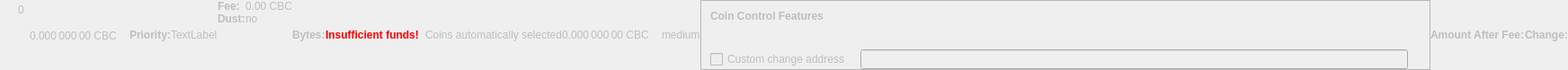
    <widget class="QWidget" name="dummyHideWidget" native="true">
     <property name="enabled">
      <bool>false</bool>
     </property>
     <property name="maximumSize">
      <size>
       <width>100</width>
       <height>22</height>
      </size>
     </property>
     <layout class="QHBoxLayout" name="dummyHideLayout">
      <property name="spacing">
       <number>0</number>
      </property>
      <property name="margin">
       <number>0</number>
      </property>
      <item>
       <layout class="QFormLayout" name="formLayoutCoinControl1">
        <property name="horizontalSpacing">
         <number>10</number>
        </property>
        <property name="verticalSpacing">
         <number>14</number>
        </property>
        <property name="leftMargin">
         <number>10</number>
        </property>
        <property name="topMargin">
         <number>4</number>
        </property>
        <property name="rightMargin">
         <number>6</number>
        </property>
        <item row="0" column="1">
         <widget class="QLabel" name="labelCoinControlBytes">
          <property name="cursor">
           <cursorShape>IBeamCursor</cursorShape>
          </property>
          <property name="contextMenuPolicy">
           <enum>Qt::ActionsContextMenu</enum>
          </property>
          <property name="text">
           <string notr="true">0</string>
          </property>
          <property name="textInteractionFlags">
           <set>Qt::LinksAccessibleByMouse|Qt::TextSelectableByKeyboard|Qt::TextSelectableByMouse</set>
          </property>
         </widget>
        </item>
       </layout>
      </item>
      <item>
       <widget class="QLabel" name="labelCoinControlAfterFee">
        <property name="enabled">
         <bool>false</bool>
        </property>
        <property name="sizePolicy">
         <sizepolicy hsizetype="Fixed" vsizetype="Fixed">
          <horstretch>0</horstretch>
          <verstretch>0</verstretch>
         </sizepolicy>
        </property>
        <property name="minimumSize">
         <size>
          <width>111</width>
          <height>12</height>
         </size>
        </property>
        <property name="maximumSize">
         <size>
          <width>111</width>
          <height>12</height>
         </size>
        </property>
        <property name="cursor">
         <cursorShape>IBeamCursor</cursorShape>
        </property>
        <property name="contextMenuPolicy">
         <enum>Qt::ActionsContextMenu</enum>
        </property>
        <property name="text">
         <string notr="true">0.000 000 00 CBC</string>
        </property>
        <property name="textInteractionFlags">
         <set>Qt::LinksAccessibleByMouse|Qt::TextSelectableByKeyboard|Qt::TextSelectableByMouse</set>
        </property>
       </widget>
      </item>
      <item>
       <widget class="QLabel" name="labelCoinControlPriorityText">
        <property name="enabled">
         <bool>false</bool>
        </property>
        <property name="font">
         <font>
          <weight>75</weight>
          <bold>true</bold>
         </font>
        </property>
        <property name="text">
         <string>Priority:</string>
        </property>
       </widget>
      </item>
      <item>
       <layout class="QHBoxLayout" name="horizontalLayout">
        <item>
         <widget class="QLabel" name="WarningLabel">
          <property name="text">
           <string>TextLabel</string>
          </property>
         </widget>
        </item>
       </layout>
      </item>
      <item>
       <layout class="QFormLayout" name="formLayoutCoinControl3">
        <property name="horizontalSpacing">
         <number>0</number>
        </property>
        <property name="verticalSpacing">
         <number>0</number>
        </property>
        <property name="leftMargin">
         <number>0</number>
        </property>
        <property name="topMargin">
         <number>0</number>
        </property>
        <property name="rightMargin">
         <number>0</number>
        </property>
        <item row="0" column="0">
         <widget class="QLabel" name="labelCoinControlFeeText">
          <property name="enabled">
           <bool>false</bool>
          </property>
          <property name="font">
           <font>
            <weight>75</weight>
            <bold>true</bold>
           </font>
          </property>
          <property name="text">
           <string>Fee:</string>
          </property>
          <property name="margin">
           <number>0</number>
          </property>
         </widget>
        </item>
        <item row="0" column="1">
         <widget class="QLabel" name="labelCoinControlFee">
          <property name="enabled">
           <bool>false</bool>
          </property>
          <property name="cursor">
           <cursorShape>IBeamCursor</cursorShape>
          </property>
          <property name="contextMenuPolicy">
           <enum>Qt::ActionsContextMenu</enum>
          </property>
          <property name="text">
           <string notr="true">0.00 CBC</string>
          </property>
          <property name="textInteractionFlags">
           <set>Qt::LinksAccessibleByMouse|Qt::TextSelectableByKeyboard|Qt::TextSelectableByMouse</set>
          </property>
         </widget>
        </item>
        <item row="1" column="0">
         <widget class="QLabel" name="labelCoinControlLowOutputText">
          <property name="enabled">
           <bool>false</bool>
          </property>
          <property name="font">
           <font>
            <weight>75</weight>
            <bold>true</bold>
           </font>
          </property>
          <property name="text">
           <string>Dust:</string>
          </property>
         </widget>
        </item>
        <item row="1" column="1">
         <widget class="QLabel" name="labelCoinControlLowOutput">
          <property name="enabled">
           <bool>false</bool>
          </property>
          <property name="cursor">
           <cursorShape>IBeamCursor</cursorShape>
          </property>
          <property name="contextMenuPolicy">
           <enum>Qt::ActionsContextMenu</enum>
          </property>
          <property name="text">
           <string>no</string>
          </property>
          <property name="textInteractionFlags">
           <set>Qt::LinksAccessibleByMouse|Qt::TextSelectableByKeyboard|Qt::TextSelectableByMouse</set>
          </property>
         </widget>
        </item>
       </layout>
      </item>
      <item>
       <widget class="QLabel" name="labelCoinControlBytesText">
        <property name="enabled">
         <bool>false</bool>
        </property>
        <property name="font">
         <font>
          <weight>75</weight>
          <bold>true</bold>
         </font>
        </property>
        <property name="text">
         <string>Bytes:</string>
        </property>
       </widget>
      </item>
      <item>
       <layout class="QFormLayout" name="formLayoutCoinControl2">
        <property name="horizontalSpacing">
         <number>0</number>
        </property>
        <property name="verticalSpacing">
         <number>0</number>
        </property>
        <property name="leftMargin">
         <number>0</number>
        </property>
        <property name="topMargin">
         <number>0</number>
        </property>
        <property name="rightMargin">
         <number>0</number>
        </property>
       </layout>
      </item>
      <item>
       <layout class="QHBoxLayout" name="horizontalLayoutCoinControl2">
        <property name="spacing">
         <number>0</number>
        </property>
        <property name="bottomMargin">
         <number>0</number>
        </property>
       </layout>
      </item>
      <item>
       <widget class="QLabel" name="labelCoinControlInsuffFunds">
        <property name="enabled">
         <bool>false</bool>
        </property>
        <property name="minimumSize">
         <size>
          <width>0</width>
          <height>0</height>
         </size>
        </property>
        <property name="font">
         <font>
          <weight>75</weight>
          <bold>true</bold>
         </font>
        </property>
        <property name="styleSheet">
         <string notr="true">color:red;font-weight:bold;</string>
        </property>
        <property name="text">
         <string>Insufficient funds!</string>
        </property>
        <property name="margin">
         <number>5</number>
        </property>
       </widget>
      </item>
      <item>
       <layout class="QFormLayout" name="formLayoutCoinControl4">
        <property name="horizontalSpacing">
         <number>0</number>
        </property>
        <property name="verticalSpacing">
         <number>0</number>
        </property>
        <property name="leftMargin">
         <number>0</number>
        </property>
        <property name="topMargin">
         <number>0</number>
        </property>
        <property name="rightMargin">
         <number>0</number>
        </property>
       </layout>
      </item>
      <item>
       <widget class="QLabel" name="labelCoinControlChangeLabel">
        <property name="enabled">
         <bool>false</bool>
        </property>
        <property name="sizePolicy">
         <sizepolicy hsizetype="Preferred" vsizetype="Expanding">
          <horstretch>0</horstretch>
          <verstretch>0</verstretch>
         </sizepolicy>
        </property>
        <property name="minimumSize">
         <size>
          <width>0</width>
          <height>0</height>
         </size>
        </property>
        <property name="text">
         <string/>
        </property>
        <property name="margin">
         <number>3</number>
        </property>
       </widget>
      </item>
      <item>
       <widget class="QLabel" name="labelCoinControlAutomaticallySelected">
        <property name="enabled">
         <bool>false</bool>
        </property>
        <property name="sizePolicy">
         <sizepolicy hsizetype="Fixed" vsizetype="Fixed">
          <horstretch>0</horstretch>
          <verstretch>0</verstretch>
         </sizepolicy>
        </property>
        <property name="minimumSize">
         <size>
          <width>0</width>
          <height>0</height>
         </size>
        </property>
        <property name="maximumSize">
         <size>
          <width>240</width>
          <height>16777215</height>
         </size>
        </property>
        <property name="text">
         <string>Coins automatically selected</string>
        </property>
        <property name="margin">
         <number>5</number>
        </property>
       </widget>
      </item>
      <item>
       <widget class="QLabel" name="labelCoinControlChange">
        <property name="enabled">
         <bool>false</bool>
        </property>
        <property name="sizePolicy">
         <sizepolicy hsizetype="Fixed" vsizetype="Fixed">
          <horstretch>0</horstretch>
          <verstretch>0</verstretch>
         </sizepolicy>
        </property>
        <property name="minimumSize">
         <size>
          <width>111</width>
          <height>0</height>
         </size>
        </property>
        <property name="maximumSize">
         <size>
          <width>111</width>
          <height>16777215</height>
         </size>
        </property>
        <property name="cursor">
         <cursorShape>IBeamCursor</cursorShape>
        </property>
        <property name="contextMenuPolicy">
         <enum>Qt::ActionsContextMenu</enum>
        </property>
        <property name="text">
         <string notr="true">0.000 000 00 CBC</string>
        </property>
        <property name="textInteractionFlags">
         <set>Qt::LinksAccessibleByMouse|Qt::TextSelectableByKeyboard|Qt::TextSelectableByMouse</set>
        </property>
       </widget>
      </item>
      <item>
       <widget class="QLabel" name="labelCoinControlPriority">
        <property name="enabled">
         <bool>false</bool>
        </property>
        <property name="cursor">
         <cursorShape>IBeamCursor</cursorShape>
        </property>
        <property name="contextMenuPolicy">
         <enum>Qt::ActionsContextMenu</enum>
        </property>
        <property name="text">
         <string>medium</string>
        </property>
        <property name="textInteractionFlags">
         <set>Qt::LinksAccessibleByMouse|Qt::TextSelectableByKeyboard|Qt::TextSelectableByMouse</set>
        </property>
       </widget>
      </item>
      <item>
       <widget class="QFrame" name="frameCoinControl">
        <property name="sizePolicy">
         <sizepolicy hsizetype="Expanding" vsizetype="Expanding">
          <horstretch>0</horstretch>
          <verstretch>0</verstretch>
         </sizepolicy>
        </property>
        <property name="maximumSize">
         <size>
          <width>16777215</width>
          <height>16777215</height>
         </size>
        </property>
        <property name="frameShape">
         <enum>QFrame::StyledPanel</enum>
        </property>
        <property name="frameShadow">
         <enum>QFrame::Sunken</enum>
        </property>
        <layout class="QVBoxLayout" name="verticalLayoutCoinControl2_2">
         <property name="spacing">
          <number>0</number>
         </property>
         <property name="margin">
          <number>0</number>
         </property>
         <item>
          <layout class="QVBoxLayout" name="verticalLayoutCoinControl" stretch="0,0,0,1">
           <property name="spacing">
            <number>0</number>
           </property>
           <property name="leftMargin">
            <number>10</number>
           </property>
           <property name="topMargin">
            <number>10</number>
           </property>
           <item>
            <layout class="QHBoxLayout" name="horizontalLayoutCoinControl1">
             <property name="bottomMargin">
              <number>15</number>
             </property>
             <item>
              <widget class="QLabel" name="labelCoinControlFeatures">
               <property name="enabled">
                <bool>false</bool>
               </property>
               <property name="sizePolicy">
                <sizepolicy hsizetype="Preferred" vsizetype="Maximum">
                 <horstretch>0</horstretch>
                 <verstretch>0</verstretch>
                </sizepolicy>
               </property>
               <property name="font">
                <font>
                 <weight>75</weight>
                 <bold>true</bold>
                </font>
               </property>
               <property name="styleSheet">
                <string notr="true">font-weight:bold;</string>
               </property>
               <property name="text">
                <string>Coin Control Features</string>
               </property>
              </widget>
             </item>
            </layout>
           </item>
           <item>
            <widget class="QWidget" name="widgetCoinControl" native="true">
             <property name="sizePolicy">
              <sizepolicy hsizetype="Preferred" vsizetype="Preferred">
               <horstretch>0</horstretch>
               <verstretch>0</verstretch>
              </sizepolicy>
             </property>
             <property name="minimumSize">
              <size>
               <width>0</width>
               <height>0</height>
              </size>
             </property>
             <property name="styleSheet">
              <string notr="true"/>
             </property>
             <layout class="QHBoxLayout" name="horizontalLayoutCoinControl5_2">
              <property name="margin">
               <number>0</number>
              </property>
              <item>
               <layout class="QHBoxLayout" name="horizontalLayoutCoinControl3">
                <property name="spacing">
                 <number>20</number>
                </property>
                <property name="topMargin">
                 <number>0</number>
                </property>
                <property name="bottomMargin">
                 <number>10</number>
                </property>
               </layout>
              </item>
             </layout>
            </widget>
           </item>
           <item>
            <layout class="QHBoxLayout" name="horizontalLayoutCoinControl4" stretch="0,0,0">
             <property name="spacing">
              <number>12</number>
             </property>
             <property name="sizeConstraint">
              <enum>QLayout::SetDefaultConstraint</enum>
             </property>
             <property name="topMargin">
              <number>5</number>
             </property>
             <property name="rightMargin">
              <number>5</number>
             </property>
             <item>
              <widget class="QCheckBox" name="checkBoxCoinControlChange">
               <property name="enabled">
                <bool>false</bool>
               </property>
               <property name="toolTip">
                <string>If this is activated, but the change address is empty or invalid, change will be sent to a newly generated address.</string>
               </property>
               <property name="text">
                <string>Custom change address</string>
               </property>
              </widget>
             </item>
             <item>
              <widget class="QValidatedLineEdit" name="lineEditCoinControlChange">
               <property name="enabled">
                <bool>false</bool>
               </property>
               <property name="sizePolicy">
                <sizepolicy hsizetype="Expanding" vsizetype="Fixed">
                 <horstretch>0</horstretch>
                 <verstretch>0</verstretch>
                </sizepolicy>
               </property>
              </widget>
             </item>
             <item>
              <widget class="QLabel" name="labelCoinControlChangeLabel_2">
               <property name="sizePolicy">
                <sizepolicy hsizetype="Preferred" vsizetype="Expanding">
                 <horstretch>0</horstretch>
                 <verstretch>0</verstretch>
                </sizepolicy>
               </property>
               <property name="minimumSize">
                <size>
                 <width>0</width>
                 <height>0</height>
                </size>
               </property>
               <property name="text">
                <string/>
               </property>
               <property name="margin">
                <number>3</number>
               </property>
              </widget>
             </item>
            </layout>
           </item>
           <item>
            <spacer name="verticalSpacerCoinControl">
             <property name="orientation">
              <enum>Qt::Vertical</enum>
             </property>
             <property name="sizeHint" stdset="0">
              <size>
               <width>800</width>
               <height>1</height>
              </size>
             </property>
            </spacer>
           </item>
          </layout>
         </item>
        </layout>
       </widget>
      </item>
      <item>
       <widget class="QLabel" name="labelCoinControlAfterFeeText">
        <property name="enabled">
         <bool>false</bool>
        </property>
        <property name="minimumSize">
         <size>
          <width>0</width>
          <height>0</height>
         </size>
        </property>
        <property name="maximumSize">
         <size>
          <width>16777215</width>
          <height>16777215</height>
         </size>
        </property>
        <property name="font">
         <font>
          <weight>75</weight>
          <bold>true</bold>
         </font>
        </property>
        <property name="text">
         <string>Amount After Fee:</string>
        </property>
        <property name="alignment">
         <set>Qt::AlignLeading|Qt::AlignLeft|Qt::AlignVCenter</set>
        </property>
        <property name="margin">
         <number>0</number>
        </property>
       </widget>
      </item>
      <item>
       <widget class="QLabel" name="labelCoinControlChangeText">
        <property name="enabled">
         <bool>false</bool>
        </property>
        <property name="sizePolicy">
         <sizepolicy hsizetype="Preferred" vsizetype="Preferred">
          <horstretch>0</horstretch>
          <verstretch>0</verstretch>
         </sizepolicy>
        </property>
        <property name="minimumSize">
         <size>
          <width>0</width>
          <height>0</height>
         </size>
        </property>
        <property name="maximumSize">
         <size>
          <width>16777215</width>
          <height>16777215</height>
         </size>
        </property>
        <property name="font">
         <font>
          <weight>75</weight>
          <bold>true</bold>
         </font>
        </property>
        <property name="text">
         <string>Change:</string>
        </property>
        <property name="alignment">
         <set>Qt::AlignLeading|Qt::AlignLeft|Qt::AlignVCenter</set>
        </property>
       </widget>
      </item>
     </layout>
    </widget>
